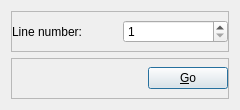
<?xml version="1.0" encoding="UTF-8"?>
<ui version="4.0">
 <class>GoToLineDialog</class>
 <widget class="QDialog" name="GoToLineDialog">
  <property name="geometry">
   <rect>
    <x>0</x>
    <y>0</y>
    <width>240</width>
    <height>110</height>
   </rect>
  </property>
  <property name="sizePolicy">
   <sizepolicy hsizetype="Fixed" vsizetype="Fixed">
    <horstretch>0</horstretch>
    <verstretch>0</verstretch>
   </sizepolicy>
  </property>
  <property name="minimumSize">
   <size>
    <width>240</width>
    <height>110</height>
   </size>
  </property>
  <property name="maximumSize">
   <size>
    <width>240</width>
    <height>110</height>
   </size>
  </property>
  <property name="windowTitle">
   <string>Go to line ...</string>
  </property>
  <layout class="QVBoxLayout" name="verticalLayout">
   <item>
    <widget class="QFrame" name="frame">
     <property name="frameShape">
      <enum>QFrame::StyledPanel</enum>
     </property>
     <property name="frameShadow">
      <enum>QFrame::Raised</enum>
     </property>
     <layout class="QHBoxLayout" name="horizontalLayout">
      <property name="leftMargin">
       <number>0</number>
      </property>
      <property name="topMargin">
       <number>0</number>
      </property>
      <property name="rightMargin">
       <number>0</number>
      </property>
      <property name="bottomMargin">
       <number>0</number>
      </property>
      <item>
       <widget class="QLabel" name="label">
        <property name="text">
         <string>Line number:</string>
        </property>
       </widget>
      </item>
      <item>
       <widget class="QSpinBox" name="lineNumberBox">
        <property name="minimum">
         <number>1</number>
        </property>
       </widget>
      </item>
     </layout>
    </widget>
   </item>
   <item>
    <widget class="QFrame" name="frame_2">
     <property name="frameShape">
      <enum>QFrame::StyledPanel</enum>
     </property>
     <property name="frameShadow">
      <enum>QFrame::Raised</enum>
     </property>
     <layout class="QHBoxLayout" name="horizontalLayout_2">
      <property name="leftMargin">
       <number>0</number>
      </property>
      <property name="topMargin">
       <number>0</number>
      </property>
      <property name="rightMargin">
       <number>0</number>
      </property>
      <property name="bottomMargin">
       <number>0</number>
      </property>
      <item>
       <spacer name="horizontalSpacer">
        <property name="orientation">
         <enum>Qt::Horizontal</enum>
        </property>
        <property name="sizeHint" stdset="0">
         <size>
          <width>55</width>
          <height>20</height>
         </size>
        </property>
       </spacer>
      </item>
      <item>
       <widget class="QPushButton" name="pushButton">
        <property name="contextMenuPolicy">
         <enum>Qt::NoContextMenu</enum>
        </property>
        <property name="text">
         <string>&amp;Go</string>
        </property>
        <property name="autoDefault">
         <bool>true</bool>
        </property>
       </widget>
      </item>
     </layout>
    </widget>
   </item>
  </layout>
 </widget>
 <resources/>
 <connections/>
</ui>
